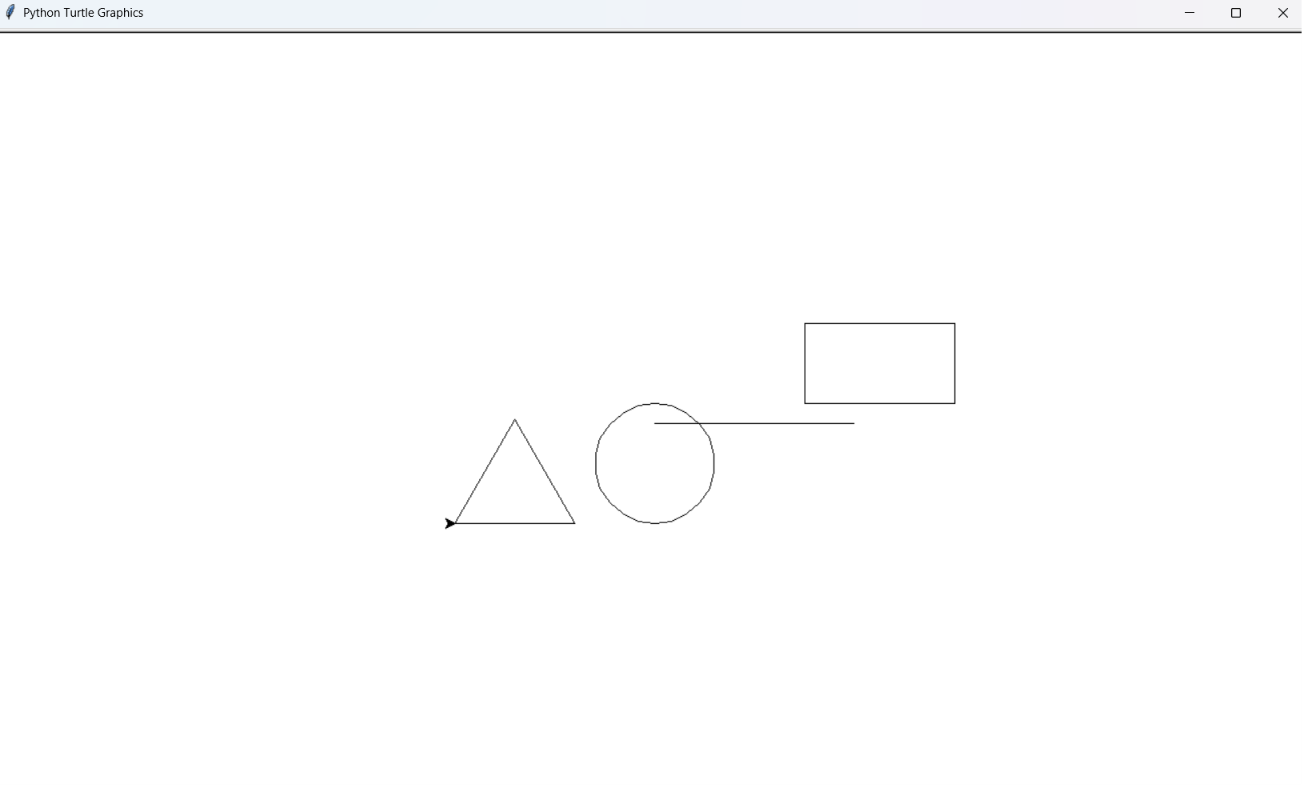

Generate this figure with Python:
import turtle

t = turtle.Turtle()
t.speed(3)

# 1. Straight Line
t.forward(200)

# 2. Circle
t.penup()
t.goto(0, -100)
t.pendown()
t.circle(60)

# 3. Rectangle
t.penup()
t.goto(150, 100)
t.pendown()

for i in range(2):
    t.forward(150)
    t.right(90)
    t.forward(80)
    t.right(90)

# 4. Triangle
t.penup()
t.goto(-200, -100)
t.pendown()

for i in range(3):
    t.forward(120)
    t.left(120)

turtle.done()
